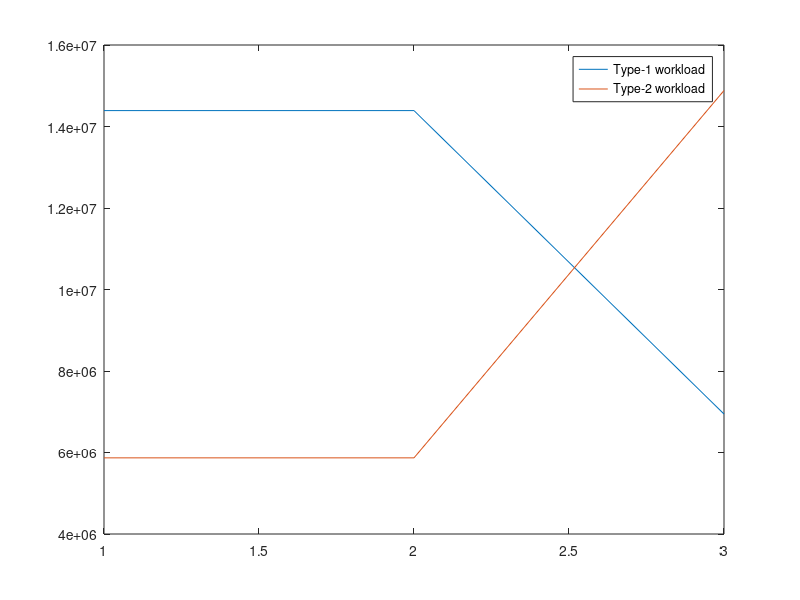

MATLAB code for this plot: (Note: this script raises an error after producing the figure.)
todo_list = [3];
screen_only = 1;

todo = zeros(1,100);
todo(todo_list) = 1;


    load HP_load.txt;

    % 42-day trace, 5-min intervals
    hourSamples = 12;
    daily = reshape (HP_load, [length(HP_load)/42, 42]);
    % Use business day followed by Sunday for one type of load
    % and Sunday followed by business day for the other.
    % Avoid Day 8 since it is a holiday.

    lambda = [[ daily(:,1), daily(:,14)]; [daily(:,7), daily(:,15)]];

    % subsample to increase variablility
    lambda = [[ daily(:,1), daily(:,14)]
	      [ daily(:,1), daily(:,14)]
    	      [ daily(:,7), daily(:,15)]];
    T = size(lambda,1);
    sub = 3;
    lambda = reshape(sum(reshape(lambda, [T/sub, sub, 2])), [sub, 2]);
    T = size(lambda,1);
    figure(101);
    plot(1:T,lambda);
    legend('Type-1 workload','Type-2 workload');
    

%%% Testing hack
%lambda = lambda(1:20, :);
%hourSamples = 3;

    T = size(lambda,1);

    %%generating random workloads
    %varrange=5;
    %vardata=rand(T,1)*varrange-varrange/2;
    %lambda=vardata;
    %for i=2:T
    %    lambda(i)=lambda(i)+lambda(i-1);
    %end
    %lambda=lambda-min(lambda)+0.1;
    %
    %n=3;    %three types of workloads
    %lambda=[lambda,lambda/2,(max(lambda)-lambda)]; 
    %
    %lambda = kron(lambda, ones(2*w,1));
    %T = T*2*w;

    S=2;    %two types of servers
    J=2;	%two types of workload

    %assume cost(rho)=a*rho/(1-rho)+b
    a=[0.3; 0.3];
    b=[1; 1];
    beta= [1.9; 2];	% switching cost = 1 hour running

    %weighted job sizes, c is an S x J matrix.
    c=[0.1 3
       0.1 0.1];

    %trick, duplicating c to match the shape of ldtmn so that we can use .*
    cc=repmat(reshape(c,1,S,J),[T,1,1]);


%%%%%%%%%%%%%%%%%%%%%%%%%%%%%%%%%%%%%%%%%%%%%%%%%%%%%%%%%%%%%%%%%%%%%%%%%%%
% cost as function of peak-to-mean ratio
if (todo(1))
    figure(1)

    w=floor(hourSamples/2);	% half hour look ahead
    w = 1;

    cvx_clear;
    %initial number of servers, x0 is a scalar or a vector with m enties.
    x0=0;

    x_afhc = afhc (lambda, c, b, a, beta, w);
    x_rhc  = rhc  (lambda, c, b, a, beta, w);
    [x_opt cost_opt]  = hetero_opt(lambda, cc, x0, b, a, beta);

    % sanity checks
    if any(any(1.001*x_opt < x_rhc)) || any(any(1.001*x_opt < x_afhc))
       error ('Monotonicity failed');
    end
    if abs(cost_opt - cost(x_opt,  x0, lambda, c, b, a, beta)) / cost_opt > 1e-3
        error('Cost mismatch')
    end





    plot((1:T)/hourSamples, x_afhc, '-', ...
         (1:T)/hourSamples, x_rhc,'--', ...
	 (1:T)/hourSamples, x_opt, '-.');
	 %, ...
	 %(1:T)/hourSamples, lambda/10, ':');
    legend('Type-1 afhc','Type-2 afhc', 'Type-1 rhc', 'Type-2 rhc', 'Type-1 opt', 'Type-2 opt');

    %legend('Optimal', 'always on', 'prediction', 'history', 'both', ...
    %    'Location', 'NorthEast');
     
    xlabel('time (hours)');
    ylabel('active servers, x');
    % ticks every 6 hours
    set(gca, 'xtick', 0:6:(T/hourSamples));
    %set (gcf, 'PaperUnits', 'centimeters', 'PaperPosition', [0.1 0 9 7]);
    set (gcf, 'PaperUnits', 'inches', 'PaperPosition', [0.1 0 7 5]);
    ax = axis; ax(2) = 55; axis(ax);
    if ~screen_only
        print ('-depsc', sprintf('active_v_time.eps',0));
    end

    figure(101);
    plot(1:T,lambda);
    legend('Type-1','Type-2');
     
    xlabel('time (hours)');
    ylabel('workload');
    % ticks every 6 hours
    set(gca, 'xtick', 0:6:(T/hourSamples));
    %set (gcf, 'PaperUnits', 'centimeters', 'PaperPosition', [0.1 0 9 7]);
    set (gcf, 'PaperUnits', 'inches', 'PaperPosition', [0.1 0 3.5 2.5]);
    ax = axis; ax(2) = 55; axis(ax);
    if ~screen_only
        print ('-depsc', sprintf('load_v_time.eps',0));
    end
end
    

%%%%%%%%%%%%%%%%%%%%%%%%%%%%%%%%%%%%%%%%%%%%%%%%%%%%%%%%%%%%%%%%%%%%%%%%%%%
% cost as function of peak-to-mean ratio
if (todo(2))
    figure(2)

    maxWindow = 2*hourSamples;

    costs = zeros(maxWindow, 3);
    sw    = zeros(maxWindow, 3);
    run   = zeros(maxWindow, 3);


    cvx_clear;
    %initial number of servers, x0 is a scalar or a vector with m enties.
    x0=0;

    fprintf('OPT\n');
    [x_opt cost_opt]  = hetero_opt(lambda, cc, x0, b, a, beta);
    [costs(1,3) sw(1,3) run(1,3) ld_TKM_opt] = cost(x_opt,  x0, lambda, c, b, a, beta);
    costs(:,3) = costs(1,3);
    sw(:,3) = sw(1,3);
    run(:,3) = run(1,3);

    %for w=1:floor((maxWindow-1)/4):maxWindow
    for w=1:maxWindow

	fprintf('AFHC, w=%d\n', w);
	x_afhc = afhc (lambda, c, b, a, beta, w);
	[costs(w,1) sw(w,1) run(w,1) ld_TKM_afhc] = cost(x_afhc, x0, lambda, c, b, a, beta);

	fprintf('RHC, w=%d\n', w);
	x_rhc  = rhc  (lambda, c, b, a, beta, w);
	[costs(w,2) sw(w,2) run(w,2) ld_TKM_rhc] = cost(x_rhc,  x0, lambda, c, b, a, beta);

    end

    plot((1:maxWindow)/hourSamples, costs(:,1), '--', ...
         (1:maxWindow)/hourSamples, costs(:,2),  '-', ...
	 (1:maxWindow)/hourSamples, costs(:,3),  '-.');
    legend('afhc', 'rhc', ' opt');

    xlabel('w (hours)');
    ylabel('total cost');
    %set (gcf, 'PaperUnits', 'centimeters', 'PaperPosition', [0.1 0 9 7]);
    set (gcf, 'PaperUnits', 'inches', 'PaperPosition', [0.1 0 3.6 2.5]);
    %axis([0 20 0 6]);
    if ~screen_only
        print ('-depsc', sprintf('cost_v_w.eps',0));
    end

    figure(201)
    plot((1:maxWindow)/hourSamples, sw(:,1), '--', ...
         (1:maxWindow)/hourSamples, sw(:,2),  '-', ...
	 (1:maxWindow)/hourSamples, sw(:,3),  '-.');
    legend('afhc', 'rhc', ' opt');

    xlabel('w (hours)');
    ylabel('switching cost');
    %set (gcf, 'PaperUnits', 'centimeters', 'PaperPosition', [0.1 0 9 7]);
    set (gcf, 'PaperUnits', 'inches', 'PaperPosition', [0.1 0 3.6 2.5]);
    %axis([0 20 0 6]);
    if ~screen_only
        print ('-depsc', sprintf('sw_v_w.eps',0));
    end

    figure(202)
    plot((1:maxWindow)/hourSamples, run(:,1), '--', ...
         (1:maxWindow)/hourSamples, run(:,2),  '-', ...
	 (1:maxWindow)/hourSamples, run(:,3),  '-.');
    legend('afhc', 'rhc', ' opt');

    xlabel('w (hours)');
    ylabel('running cost');
    %set (gcf, 'PaperUnits', 'centimeters', 'PaperPosition', [0.1 0 9 7]);
    set (gcf, 'PaperUnits', 'inches', 'PaperPosition', [0.1 0 3.6 2.5]);
    %axis([0 20 0 6]);
    if ~screen_only
        print ('-depsc', sprintf('run_v_w.eps',0));
    end

    figure(203)
    plot (x_rhc)

    figure(204)
    plot (x_afhc)

end



%%%%%%%%%%%%%%%%%%%%%%%%%%%%%%%%%%%%%%%%%%%%%%%%%%%%%%%%%%%%%%%%%%%%%%%%%%%
if (todo(3))
    figure(3)

    dayMean = dailymean (HP_trace, 42, [8 31]);
    w = floor(hourSamples/2);
    lambda = daily(:,1);	% One business day

    T = size(lambda,1);
    S=1;    %two types of servers
    J=1;	%two types of workload
    %assume cost(rho)=a*rho/(1-rho)+b
    a=0.3
    b=1;
    beta= b * hourSamples;	% switching cost = 1 hour running
    %weighted job sizes, c is an S x J matrix.
    c=1;
    %trick, duplicating c to match the shape of ldtmn so that we can use .*
    cc=repmat(reshape(c,1,S,J),[T,1,1]);

    x0 = 0;

    maxAcc = 10;
    costs = zeros(maxAcc, 3);

    x_opt = hetero_opt(lambda, cc, x0, b, a, beta);

    for accuracy = 1:maxAcc

	fprintf('AFHC, w=%d\n', w);
	[x_afhc meanErr] = afhc_pred (lambda, c, b, a, beta, w, dayMean, accuracy);
	costs(accuracy,1) = cost(x_afhc, x0, lambda, c, b, a, beta);

	fprintf('RHC, w=%d\n', w);
	x_rhc  = rhc_pred  (lambda, c, b, a, beta, w, dayMean, accuracy);
	costs(accuracy,2) = cost(x_rhc,  x0, lambda, c, b, a, beta);
    end


    legend('afhc', 'rhc', ' opt');

    xlabel('prediction accuracy');
    ylabel('competitive ratio');
    %set (gcf, 'PaperUnits', 'centimeters', 'PaperPosition', [0.1 0 9 7]);
    set (gcf, 'PaperUnits', 'inches', 'PaperPosition', [0.1 0 3.6 2.5]);
    %axis([0 20 0 6]);
    if ~screen_only
        print ('-depsc', sprintf('prediction.eps',0));
    end


end



%%%%%%%%%%%%%%%%%%%%%%%%%%%%%%%%%%%%%%%%%%%%%%%%%%%%%%%%%%%%%%%%%%%%%%%%%%%
% Example where RHC (much) worse than AFHC
% (With  larger S it often causes  cvx  to fail)
% RHC doesn't turn all servers of a given type off at once, since running
% cost uses M/M/1 formula, not what is in Theorem 3.
if (todo(4))
    figure(4)

    eps = 0.01;
    w = 2;
    f0 = 1;
    S = 3;
    J = S;
    T = w+S;
    N = 100;
    energy_cost = f0 - (1:S)'*eps;	b = energy_cost;
    delay_cost = ones(S,1);		a = delay_cost;
    c = eps^2 + triu(ones(S), 1);
    beta = 10 + 2*(1:S)'*w*eps;
    lambda = zeros(T,J);
    lambda(1:w+1,1) = N;
    lambda(w+1:w+S, 1:S) = N*eye(S);


    %trick, duplicating c to match the shape of ldtmn so that we can use .*
    cc=repmat(reshape(c,1,S,J),[T,1,1]);

    maxWindow = 1;

    costs = zeros(maxWindow, 3);
    sw    = zeros(maxWindow, 3);
    run   = zeros(maxWindow, 3);


    cvx_clear;
    %initial number of servers, x0 is a scalar or a vector with m enties.
    x0=0;

    fprintf('OPT\n');
    cvxp = cvx_precision('best');
    [x_opt cost_opt]  = hetero_opt(lambda, cc, x0, b, a, beta);
    [costs(1,3) sw(1,3) run(1,3) ld_TKM_opt] = cost(x_opt,  x0, lambda, c, b, a, beta);
    cvx_precision(cvxp)

    fprintf('AFHC, w=%d\n', w);
    x_afhc = afhc (lambda, c, b, a, beta, w);
    [costs(1,1) sw(1,1) run(1,1) ld_TKM_afhc] = cost(x_afhc, x0, lambda, c, b, a, beta);

    fprintf('RHC, w=%d\n', w);
    x_rhc  = rhc  (lambda, c, b, a, beta, w);
    [costs(1,2) sw(1,2) run(1,2) ld_TKM_rhc] = cost(x_rhc,  x0, lambda, c, b, a, beta);


    fprintf('OPT: cost %g switch %g run %g\n', costs(1,3), sw(1,3), run(1,3));
    fprintf('RHC: cost %g switch %g run %g\n', costs(1,2), sw(1,2), run(1,2));
    fprintf('AFHC: cost %g switch %g run %g\n', costs(1,1), sw(1,1), run(1,1));

    plot((1:T), x_afhc, '-', ...
         (1:T), x_rhc,'--', ...
	 (1:T), x_opt, '-.');
	 %, ...
	 %(1:T)/hourSamples, lambda/10, ':');
    %legend('Type-1 afhc','Type-2 afhc', 'Type-1 rhc', 'Type-2 rhc', 'Type-1 opt', 'Type-2 opt');

    %legend('Optimal', 'always on', 'prediction', 'history', 'both', ...
    %    'Location', 'NorthEast');
     
    xlabel('time');
    ylabel('active servers, x');
    % ticks every 6 hours
    %set(gca, 'xtick', 0:6:(T/hourSamples));
    %set (gcf, 'PaperUnits', 'centimeters', 'PaperPosition', [0.1 0 9 7]);
    set (gcf, 'PaperUnits', 'inches', 'PaperPosition', [0.1 0 7 5]);
    %ax = axis; ax(2) = 55; axis(ax);
    if ~screen_only
        print ('-depsc', sprintf('active_v_time_RHCbad.eps',0));
    end

    figure(401);
    plot(1:T,lambda);
    legend('Type-1','Type-2', 'Location', 'NorthWest');
     
    xlabel('time');
    ylabel('workload');
    % ticks every 6 hours
    %set(gca, 'xtick', 0:6:(T/hourSamples));
    %set (gcf, 'PaperUnits', 'centimeters', 'PaperPosition', [0.1 0 9 7]);
    set (gcf, 'PaperUnits', 'inches', 'PaperPosition', [0.1 0 3.5 2.5]);
    %ax = axis; ax(2) = 55; axis(ax);
    if ~screen_only
        print ('-depsc', sprintf('load_v_time_RHCbad.eps',0));
    end
end
